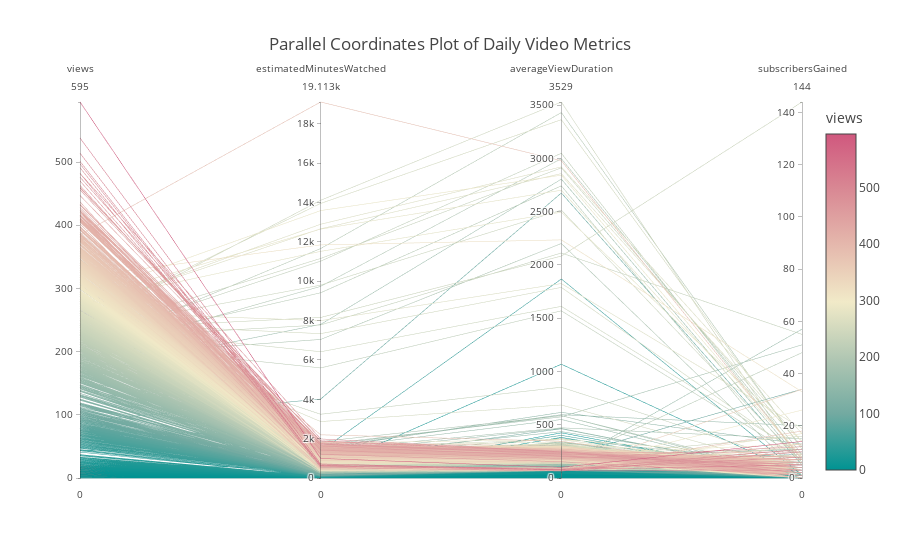

The notebook cell saved with this chart:
### Code cell
fig = px.parallel_coordinates(
    daily_video_metrics,
    dimensions=['views', 'estimatedMinutesWatched', 'averageViewDuration', 'subscribersGained'],
    color='views',
    color_continuous_scale=px.colors.diverging.Tealrose,
    title='Parallel Coordinates Plot of Daily Video Metrics'
)
fig.show()

### Figure 1 — Plotly figure (JSON) as saved in the notebook; plotly's stock layout.template omitted (floating-point values rounded to 4 significant figures; data arrays with more than 128 entries replaced by an {"elided": "..."} marker saying what was removed)
{"data": [{"dimensions": [{"label": "views", "values": {"elided": "2227 int values"}}, {"label": "estimatedMinutesWatched", "values": {"elided": "2227 int values"}}, {"label": "averageViewDuration", "values": {"elided": "2227 int values"}}, {"label": "subscribersGained", "values": {"elided": "2227 int values"}}], "domain": {"x": [0, 1], "y": [0, 1]}, "line": {"color": {"elided": "2227 int values"}, "coloraxis": "coloraxis"}, "name": "", "type": "parcoords"}], "layout": {"coloraxis": {"colorbar": {"title": {"text": "views"}}, "colorscale": [[0, "rgb(0, 147, 146)"], [0.1667, "rgb(114, 170, 161)"], [0.3333, "rgb(177, 199, 179)"], [0.5, "rgb(241, 234, 200)"], [0.6667, "rgb(229, 185, 173)"], [0.8333, "rgb(217, 137, 148)"], [1, "rgb(208, 88, 126)"]]}, "legend": {"tracegroupgap": 0}, "title": {"text": "Parallel Coordinates Plot of Daily Video Metrics"}}}
